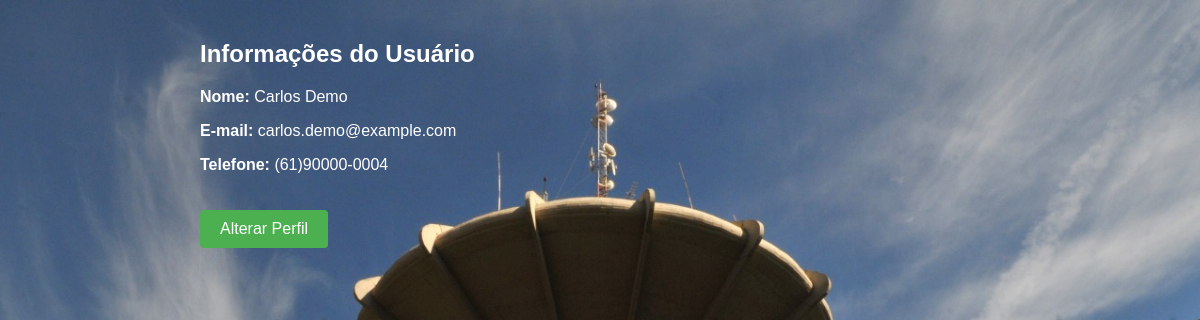
Page /view/perfil.php (signed in) on the committed database.
### tables this page shows
CREATE TABLE IF NOT EXISTS `tb_usuario` (
  `idusuario` INT(11) NOT NULL AUTO_INCREMENT,
  `login` VARCHAR(45) NOT NULL,
  `senha` VARCHAR(32) NOT NULL,
  `idperfil` INT(11) NOT NULL,
  PRIMARY KEY (`idusuario`),
  INDEX `fk_tb_usuario_tb_perfil1_idx` (`idperfil` ASC),
  CONSTRAINT `fk_tb_usuario_tb_perfil1`
    FOREIGN KEY (`idperfil`)
    REFERENCES `tb_perfil` (`idperfil`)
    ON DELETE NO ACTION
    ON UPDATE NO ACTION);

CREATE TABLE IF NOT EXISTS `tb_protocolo` (
  `idprotocolo` INT(11) NOT NULL AUTO_INCREMENT,
  `nome_protocolo` VARCHAR(45) NOT NULL,
  `cpf_protocolo` VARCHAR(45) NOT NULL,
  `dt_nasc_protocolo` DATE NOT NULL,
  `genero_protocolo` INT(11) NOT NULL COMMENT '1=masculino\\n2=feminino\\n3=outros',
  `tel_protocolo` VARCHAR(15) NOT NULL,
  `endereco_protocolo` VARCHAR(100) NOT NULL,
  `SIAPE_protocolo` VARCHAR(9) NOT NULL,
  `data_criacao_protocolo` TIMESTAMP NOT NULL DEFAULT CURRENT_TIMESTAMP ON UPDATE CURRENT_TIMESTAMP,
  `idusuario` INT(11) NOT NULL,
  PRIMARY KEY (`idprotocolo`),
  UNIQUE INDEX `cpf_Adm_UNIQUE` (`cpf_protocolo` ASC),
  UNIQUE INDEX `tel_Adm_UNIQUE` (`tel_protocolo` ASC),
  INDEX `fk_tb_sra_tb_usuario1_idx` (`idusuario` ASC),
  CONSTRAINT `fk_tb_sra_tb_usuario1`
    FOREIGN KEY (`idusuario`)
    REFERENCES `tb_usuario` (`idusuario`)
    ON DELETE NO ACTION
    ON UPDATE NO ACTION);

### DAO/Tb_usuarioDAO.php (called while the page is built, shortened)
<?php
class Tb_usuarioDAO {
public function pesquisarprotocoloID(Tb_usuarioDTO $Tb_usuarioDTO){
    $pdo = Conexao::getInstance();
    $sql = "SELECT * from tb_usuario U
    INNER JOIN tb_protocolo P on U.idusuario=P.idusuario
    INNER JOIN tb_perfil PF on U.idperfil=PF.idperfil
    where P.idusuario=?";
    $execucao = $pdo ->prepare($sql);
    $execucao ->bindValue(1,$Tb_usuarioDTO->getIdusuario());
    $execucao ->execute();
    $resultado = $execucao->fetch(PDO::FETCH_ASSOC);
    return $resultado;
}
    }

### DTO/Tb_usuarioDTO.php (called while the page is built, shortened)
<?php
class Tb_usuarioDTO {
    private $idusuario;
    function getIdusuario() {
        return $this->idusuario;
    }
    function setIdusuario($idusuario) {
        $this->idusuario = $idusuario;
    }
}

### view/perfil.php (the view, shortened to what this page needs)
<!DOCTYPE html>
<html>
<head>
  <link rel="stylesheet" href="../css/perfil.css">
</head>
<body>
<?php
    require_once '../DAO/Tb_usuarioDAO.php';
    require_once '../DTO/Tb_usuarioDTO.php';
    $idusuario = $_SESSION["idusuario"];
    $Tb_usuarioDTO = new Tb_usuarioDTO();
    $Tb_usuarioDTO->setIdusuario($idusuario);
    $Tb_usuarioDAO = new Tb_usuarioDAO();
    $prtocolo = $Tb_usuarioDAO->pesquisarprotocoloID($Tb_usuarioDTO);
    $nome = $prtocolo["nome_protocolo"];
    $tel = $prtocolo["tel_protocolo"];
    $login = $prtocolo["login"];
    ?>
<div class="container">
  <h2>Informações do Usuário</h2>
  <p><strong>Nome:</strong> <?=$nome ?></p>
  <p><strong>E-mail:</strong> <?=$login ?></p>
  <p><strong>Telefone:</strong> <?=$tel ?></p>
  <a href="../view/alterarProtocolo.php?id=<?= $idusuario ?>" target="centro"><button class="edit-profile-button">Alterar Perfil</button></a>
</div>
</body>
</html>

### css/perfil.css (style rules this page uses)
body { background-image: url(../img/WhatsApp-Image-2021-03-27-at-10.47.21.jpeg); background-size: cover; background-position: center; color: #fff; font-family: Arial, sans-serif; font-size: 16px; margin: 0 20px; padding: 0; height: 100vh; }
.edit-profile-button { background-color: #4CAF50; border: none; border-radius: 4px; color: white; cursor: pointer; font-size: 16px; margin-top: 20px; padding: 10px 20px; text-align: center; text-decoration: none; transition-duration: 0.4s; }
.container { margin: 0 auto; max-width: 800px; padding: 20px; }

### rows in the picture
tb_usuario: tb_protocolo.nome_protocolo "Carlos Demo", login "carlos.demo@example.com", tb_protocolo.tel_protocolo "(61)90000-0004"
